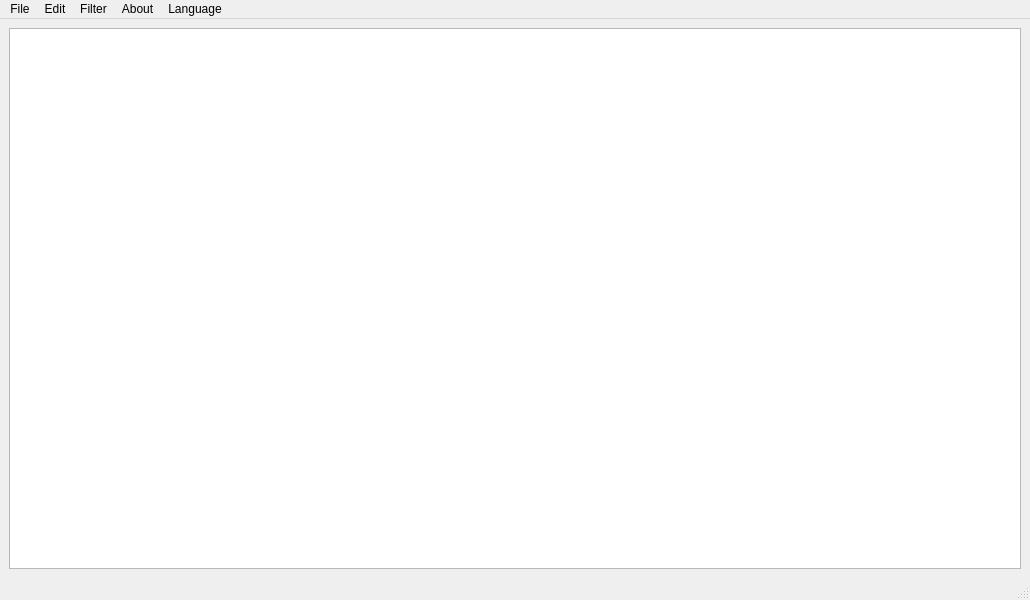
<?xml version="1.0" encoding="UTF-8"?>
<ui version="4.0">
 <class>MainWindow</class>
 <widget class="QMainWindow" name="MainWindow">
  <property name="geometry">
   <rect>
    <x>0</x>
    <y>0</y>
    <width>1030</width>
    <height>600</height>
   </rect>
  </property>
  <property name="sizePolicy">
   <sizepolicy hsizetype="Minimum" vsizetype="Minimum">
    <horstretch>0</horstretch>
    <verstretch>0</verstretch>
   </sizepolicy>
  </property>
  <property name="minimumSize">
   <size>
    <width>950</width>
    <height>250</height>
   </size>
  </property>
  <property name="windowTitle">
   <string>MainWindow</string>
  </property>
  <widget class="QWidget" name="centralwidget">
   <layout class="QVBoxLayout" name="verticalLayout">
    <item>
     <widget class="QTableView" name="tableView">
      <property name="editTriggers">
       <set>QAbstractItemView::EditTrigger::AnyKeyPressed|QAbstractItemView::EditTrigger::DoubleClicked|QAbstractItemView::EditTrigger::EditKeyPressed</set>
      </property>
      <property name="dragDropOverwriteMode">
       <bool>false</bool>
      </property>
      <property name="dragDropMode">
       <enum>QAbstractItemView::DragDropMode::NoDragDrop</enum>
      </property>
      <property name="defaultDropAction">
       <enum>Qt::DropAction::IgnoreAction</enum>
      </property>
      <property name="alternatingRowColors">
       <bool>true</bool>
      </property>
      <property name="selectionMode">
       <enum>QAbstractItemView::SelectionMode::SingleSelection</enum>
      </property>
      <property name="selectionBehavior">
       <enum>QAbstractItemView::SelectionBehavior::SelectRows</enum>
      </property>
      <property name="sortingEnabled">
       <bool>true</bool>
      </property>
     </widget>
    </item>
   </layout>
  </widget>
  <widget class="QMenuBar" name="menubar">
   <property name="geometry">
    <rect>
     <x>0</x>
     <y>0</y>
     <width>1030</width>
     <height>21</height>
    </rect>
   </property>
   <widget class="QMenu" name="menuFile">
    <property name="title">
     <string>File</string>
    </property>
    <addaction name="actionNew"/>
    <addaction name="actionOpen"/>
    <addaction name="actionClose"/>
    <addaction name="separator"/>
    <addaction name="actionSave"/>
    <addaction name="actionSave_as"/>
    <addaction name="separator"/>
    <addaction name="actionExit"/>
   </widget>
   <widget class="QMenu" name="menuLanguage">
    <property name="title">
     <string>Language</string>
    </property>
    <addaction name="actionRussian"/>
    <addaction name="actionEnglish"/>
   </widget>
   <widget class="QMenu" name="menuAbout">
    <property name="title">
     <string>About</string>
    </property>
    <addaction name="actionAutor"/>
   </widget>
   <widget class="QMenu" name="menuEdit">
    <property name="title">
     <string>Edit</string>
    </property>
    <addaction name="actionAdd_row"/>
    <addaction name="actionRemove_row"/>
    <addaction name="separator"/>
    <addaction name="actionCut_row"/>
    <addaction name="actionCopy_row"/>
    <addaction name="actionPaste_row"/>
    <addaction name="separator"/>
   </widget>
   <widget class="QMenu" name="menuFilter">
    <property name="title">
     <string>Filter</string>
    </property>
    <addaction name="actionFind"/>
    <addaction name="actionSortDeny"/>
    <addaction name="separator"/>
   </widget>
   <addaction name="menuFile"/>
   <addaction name="menuEdit"/>
   <addaction name="menuFilter"/>
   <addaction name="menuAbout"/>
   <addaction name="menuLanguage"/>
  </widget>
  <widget class="QStatusBar" name="statusbar"/>
  <action name="actionRussian">
   <property name="text">
    <string>Русский</string>
   </property>
  </action>
  <action name="actionEnglish">
   <property name="icon">
    <iconset>
     <normaloff>:/images/eng.png</normaloff>:/images/eng.png</iconset>
   </property>
   <property name="text">
    <string>English</string>
   </property>
  </action>
  <action name="actionOpen">
   <property name="text">
    <string>Open</string>
   </property>
   <property name="shortcut">
    <string>Ctrl+O</string>
   </property>
  </action>
  <action name="actionClose">
   <property name="text">
    <string>Close</string>
   </property>
   <property name="shortcut">
    <string>Ctrl+W</string>
   </property>
  </action>
  <action name="actionExit">
   <property name="text">
    <string>Exit</string>
   </property>
   <property name="shortcut">
    <string>Ctrl+Q</string>
   </property>
  </action>
  <action name="actionNew">
   <property name="text">
    <string>Create</string>
   </property>
   <property name="font">
    <font/>
   </property>
   <property name="shortcut">
    <string>Ctrl+N</string>
   </property>
  </action>
  <action name="actionSave_as">
   <property name="text">
    <string>Save as</string>
   </property>
   <property name="shortcut">
    <string>Ctrl+Shift+S</string>
   </property>
  </action>
  <action name="actionSave">
   <property name="text">
    <string>Save</string>
   </property>
   <property name="shortcut">
    <string>Ctrl+S</string>
   </property>
  </action>
  <action name="actionAdd_row">
   <property name="text">
    <string>Add to end</string>
   </property>
   <property name="shortcut">
    <string>Ins</string>
   </property>
  </action>
  <action name="actionRemove_row">
   <property name="text">
    <string>Remove</string>
   </property>
   <property name="shortcut">
    <string>Del</string>
   </property>
  </action>
  <action name="actionCopy_row">
   <property name="text">
    <string>Copy</string>
   </property>
   <property name="shortcut">
    <string>Ctrl+C</string>
   </property>
  </action>
  <action name="actionCut_row">
   <property name="text">
    <string>Cut</string>
   </property>
   <property name="shortcut">
    <string>Ctrl+X</string>
   </property>
  </action>
  <action name="actionPaste_row">
   <property name="text">
    <string>Paste</string>
   </property>
   <property name="shortcut">
    <string>Ctrl+V</string>
   </property>
  </action>
  <action name="actionFind">
   <property name="text">
    <string>Find</string>
   </property>
   <property name="shortcut">
    <string>Ctrl+F</string>
   </property>
  </action>
  <action name="actionAutor">
   <property name="text">
    <string>Author</string>
   </property>
  </action>
  <action name="actionSortDeny">
   <property name="text">
    <string>Ruturn to original sorting</string>
   </property>
  </action>
 </widget>
 <resources/>
 <connections/>
</ui>
